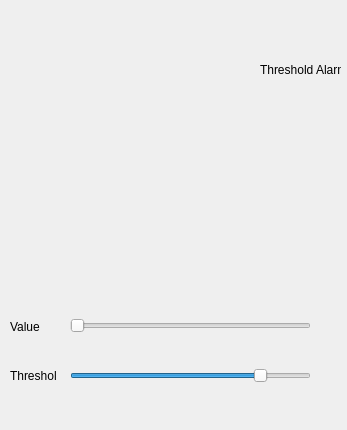
<ui version="4.0" >
 <class>Form</class>
 <widget class="QWidget" name="Form" >
  <property name="geometry" >
   <rect>
    <x>0</x>
    <y>0</y>
    <width>347</width>
    <height>430</height>
   </rect>
  </property>
  <property name="windowTitle" >
   <string>Form</string>
  </property>
  <widget class="QMeter" name="qMeter" >
   <property name="geometry" >
    <rect>
     <x>10</x>
     <y>10</y>
     <width>251</width>
     <height>271</height>
    </rect>
   </property>
   <property name="font" >
    <font>
     <pointsize>7</pointsize>
    </font>
   </property>
   <property name="toolTip" >
    <string>Meter</string>
   </property>
   <property name="whatsThis" >
    <string>Meter widget</string>
   </property>
   <property name="value" >
    <double>0.000000000000000</double>
   </property>
   <property name="minValue" >
    <double>0.000000000000000</double>
   </property>
   <property name="maxValue" >
    <double>100.000000000000000</double>
   </property>
   <property name="threshold" >
    <double>80.000000000000000</double>
   </property>
   <property name="precision" >
    <number>0</number>
   </property>
   <property name="units" >
    <string>Km/h</string>
   </property>
   <property name="steps" >
    <number>10</number>
   </property>
   <property name="startAngle" >
    <double>210.000000000000000</double>
   </property>
   <property name="endAngle" >
    <double>-30.000000000000000</double>
   </property>
   <property name="foreground" >
    <color>
     <red>0</red>
     <green>255</green>
     <blue>0</blue>
    </color>
   </property>
   <property name="background" >
    <color>
     <red>0</red>
     <green>0</green>
     <blue>0</blue>
    </color>
   </property>
   <property name="enableThreshold" stdset="0" >
    <bool>true</bool>
   </property>
   <property name="enableNumericIndicator" stdset="0" >
    <bool>true</bool>
   </property>
  </widget>
  <widget class="QSlider" name="horizontalSlider" >
   <property name="geometry" >
    <rect>
     <x>70</x>
     <y>310</y>
     <width>241</width>
     <height>31</height>
    </rect>
   </property>
   <property name="minimum" >
    <number>0</number>
   </property>
   <property name="maximum" >
    <number>100</number>
   </property>
   <property name="orientation" >
    <enum>Qt::Horizontal</enum>
   </property>
  </widget>
  <widget class="QLabel" name="label" >
   <property name="geometry" >
    <rect>
     <x>10</x>
     <y>320</y>
     <width>46</width>
     <height>14</height>
    </rect>
   </property>
   <property name="text" >
    <string>Value</string>
   </property>
  </widget>
  <widget class="QLed" name="qLed" >
   <property name="geometry" >
    <rect>
     <x>270</x>
     <y>10</y>
     <width>50</width>
     <height>50</height>
    </rect>
   </property>
   <property name="toolTip" >
    <string>Binary Led</string>
   </property>
   <property name="whatsThis" >
    <string>Led widget</string>
   </property>
   <property name="value" >
    <bool>false</bool>
   </property>
   <property name="color" >
    <enum>QLed::Red</enum>
   </property>
  </widget>
  <widget class="QLabel" name="label_2" >
   <property name="geometry" >
    <rect>
     <x>260</x>
     <y>60</y>
     <width>81</width>
     <height>20</height>
    </rect>
   </property>
   <property name="text" >
    <string>Threshold Alarm</string>
   </property>
  </widget>
  <widget class="QSlider" name="horizontalSlider_2" >
   <property name="geometry" >
    <rect>
     <x>70</x>
     <y>360</y>
     <width>241</width>
     <height>31</height>
    </rect>
   </property>
   <property name="value" >
    <number>80</number>
   </property>
   <property name="orientation" >
    <enum>Qt::Horizontal</enum>
   </property>
  </widget>
  <widget class="QLabel" name="label_3" >
   <property name="geometry" >
    <rect>
     <x>10</x>
     <y>360</y>
     <width>47</width>
     <height>31</height>
    </rect>
   </property>
   <property name="text" >
    <string>Threshold</string>
   </property>
  </widget>
 </widget>
 <customwidgets>
  <customwidget>
   <class>QLed</class>
   <extends>QWidget</extends>
   <header>qled.h</header>
  </customwidget>
  <customwidget>
   <class>QMeter</class>
   <extends>QWidget</extends>
   <header>qmeter.h</header>
  </customwidget>
 </customwidgets>
 <resources/>
 <connections>
  <connection>
   <sender>horizontalSlider</sender>
   <signal>valueChanged(int)</signal>
   <receiver>qMeter</receiver>
   <slot>setValue(int)</slot>
   <hints>
    <hint type="sourcelabel" >
     <x>280</x>
     <y>320</y>
    </hint>
    <hint type="destinationlabel" >
     <x>237</x>
     <y>260</y>
    </hint>
   </hints>
  </connection>
  <connection>
   <sender>qMeter</sender>
   <signal>thresholdAlarm(bool)</signal>
   <receiver>qLed</receiver>
   <slot>setValue(bool)</slot>
   <hints>
    <hint type="sourcelabel" >
     <x>202</x>
     <y>107</y>
    </hint>
    <hint type="destinationlabel" >
     <x>284</x>
     <y>35</y>
    </hint>
   </hints>
  </connection>
  <connection>
   <sender>horizontalSlider_2</sender>
   <signal>valueChanged(int)</signal>
   <receiver>qMeter</receiver>
   <slot>setThreshold(int)</slot>
   <hints>
    <hint type="sourcelabel" >
     <x>162</x>
     <y>373</y>
    </hint>
    <hint type="destinationlabel" >
     <x>127</x>
     <y>210</y>
    </hint>
   </hints>
  </connection>
 </connections>
</ui>
